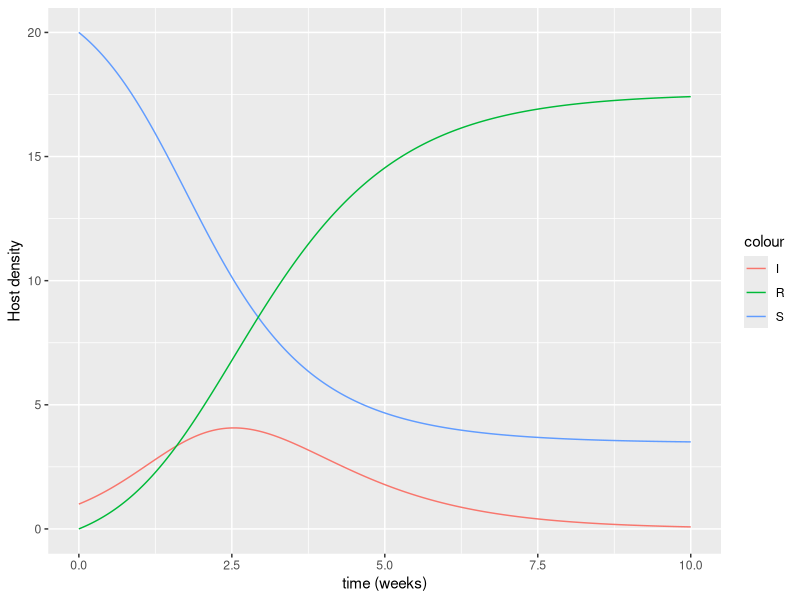
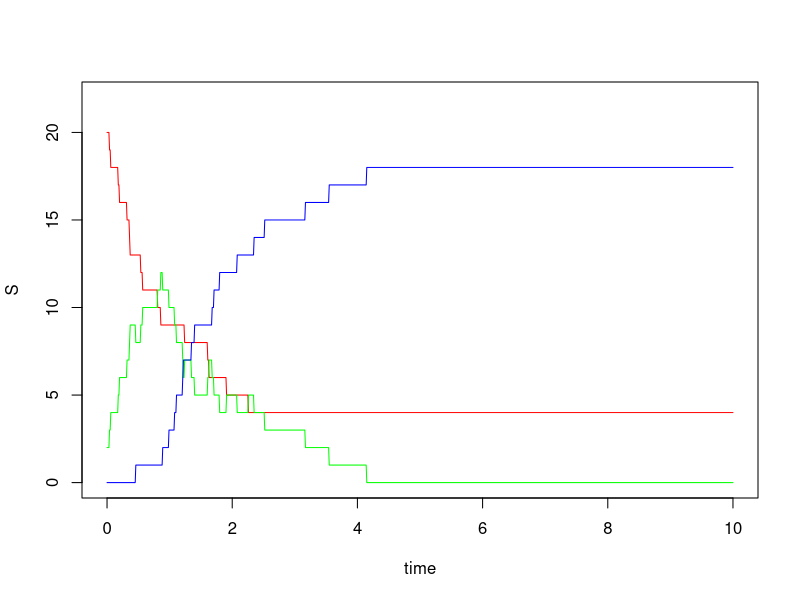
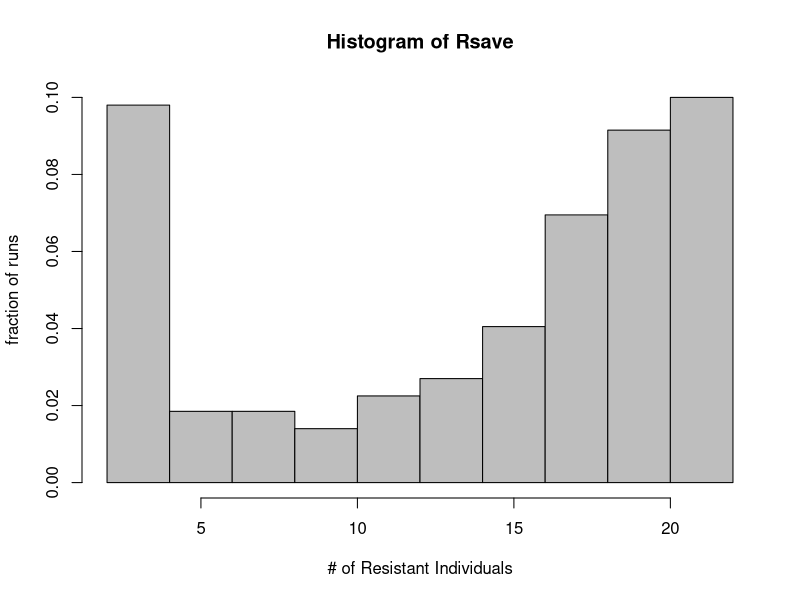
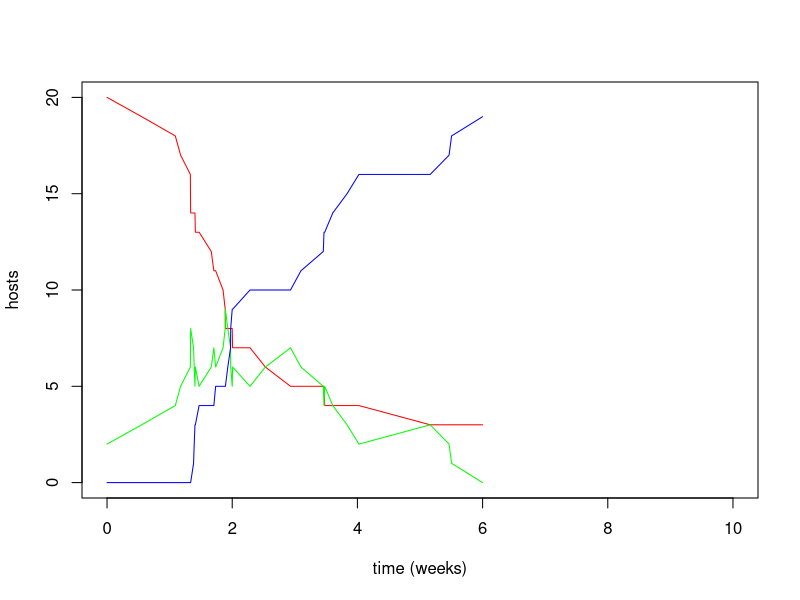
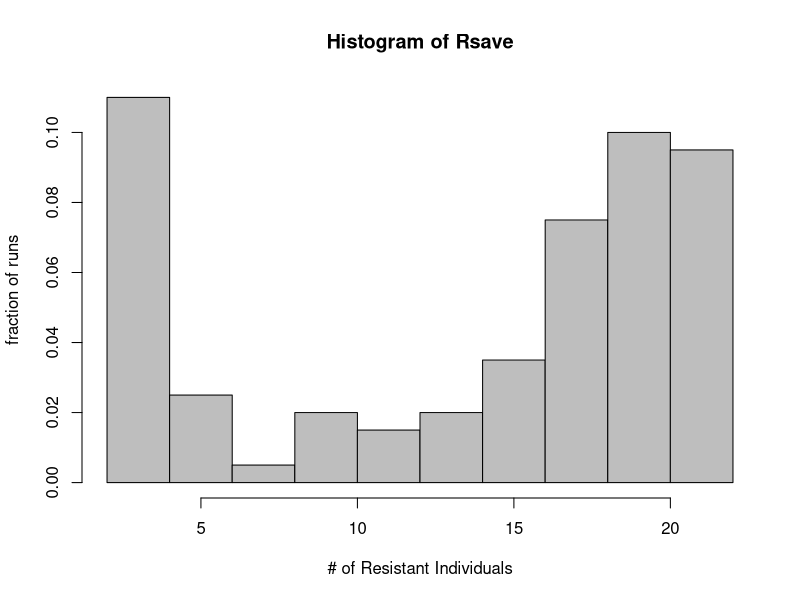

Here is the R script that generated these plots, in order:
## ---- chunk 1
library(deSolve)
library(ggplot2)

## ---- chunk 2
p=0.55
u=runif(1)
if (u<p) {
x=1
} else {
	x=2
}
x
## ---- chunk 3
p1 = 0.2
p2 = 0.3
u=runif(1)
if (u<p1) {
         #insert whatever code you want executed upon rolling a 1#
     x = 1
} else if (u<(p1+p2) ) {
         #insert whatever code you want executed upon rolling a 2#
     x = 2 
} else {
         #insert whatever code you want executed upon rolling a 3#
     x = 3
}
x
## ---- chunk 4

# ALL OF THE CODE FOR THE DENSITY-DEPENDENT MODEL

SIR.model <- function (t, x, params) {
  S = x[1]
  I = x[2]
  R = x[3]
  beta = params[1]
  gamma = params[2]
  
  dSdt = -beta*S*I
  dIdt = beta*S*I - gamma*I
  dRdt = gamma*I
  
 return(list(c(dSdt,dIdt,dRdt)))
}

S0 = 20 # Initial number of susceptibles
I0 = 1 # Initial number of infecteds
R0 = 0 # Initial number of recovered
initial_values = c(S=S0,I=I0,R=R0)

beta = 0.1 # per host per week
gamma = 1 # per week
parameters = c(beta,gamma)

times = seq(0, 10, by=0.01)

results = lsoda(initial_values, times, SIR.model, parameters)
colnames(results) = c("time", "S", "I","R")

# Plotting in ggplot
ggplot(data=NULL, aes(x=results[, "time"], y=results[, "S"], color="S")) + geom_line() +
    geom_line(data=NULL, aes(x=results[, "time"], y=results[, "I"], color="I")) + 
    geom_line(data=NULL, aes(x=results[, "time"], y=results[, "R"], color="R")) + 
  xlab("time (weeks)") + ylab("Host density")
## ---- chunk 5

#HIDE ME IF YOU DON'T WANT TO SEE THE ANSWER

# FOR METHOD 1: discrete stochastic simulation of SIR model

Tend = 10
dt = 0.01
time = seq(0,Tend,dt)

S0 = 20 # Initial number of susceptibles
I0 = 2 # Initial number of infecteds
R0 = 0 # Initial number of recovered

beta = 0.1 # per host per week
gamma = 1 # per week

S=numeric(length(time))
I=numeric(length(time))
R=numeric(length(time))

S[1] = S0
I[1] = I0
R[1] = R0

for (i in 1:(length(time)-1)) {
	p1 <- beta*S[i]*I[i]*dt  # probability of a transmission event
	p2 <- gamma*I[i]*dt    # probability of a recovery event
	u = runif(1)
     	if ( u<p1 ) { # a transmission event occurs
         S[i+1] = S[i] - 1
         I[i+1] = I[i] + 1
         R[i+1] = R[i]
     	} else if ( u<(p1+p2) ) { # a recovery event occurs
         S[i+1] = S[i] 
         I[i+1] = I[i] - 1
         R[i+1] = R[i] + 1
     	} else {  # no events happen in dt
         S[i+1] = S[i] 
         I[i+1] = I[i]
         R[i+1] = R[i]
	}
}
plot(time,S,type="l", col="red", ylim = c(0,S0+I0+R0), xlab = )
lines(time,I,type="l", col = "green")
lines(time,R,type="l", col = "blue")

## ---- chunk 6

#HIDE ME IF YOU DON'T WANT TO SEE THE ANSWER

# FOR METHOD 1: discrete stochastic simulation of SIR model

Nruns = 1000
Tend = 100
dt = 0.01
time = seq(0,Tend,dt)

S0 = 20 # Initial number of susceptibles
I0 = 2 # Initial number of infecteds
R0 = 0 # Initial number of recovered

beta = 0.1 # per host per week
gamma = 1 # per week

Ssave=numeric(Nruns)
Isave=numeric(Nruns)
Rsave=numeric(Nruns)

for (run in 1:Nruns) {

  #start each run at the initial conditions
S = S0
I = I0
R = R0

  for (i in 1:(length(time)-1)) {
	  p1 <- beta*S*I*dt  # probability of a transmission event
	  p2 <- gamma*I*dt    # probability of a recovery event
	  u = runif(1)
    if ( u<p1 ) { # a transmission event occurs
         S = S - 1
         I = I + 1
         R = R
     } else if ( u<(p1+p2) ) { # a recovery event occurs
         S = S 
         I = I - 1
         R = R + 1
     } else {  # no events happen in dt
         S = S 
         I = I
         R = R
     }
	  } # end for (i in 1:(length(time)-1))
# at the end of each run, save only the final value
Ssave[run]=S
Isave[run]=I
Rsave[run]=R
} # end for (run in 1:Nruns) 

hist(Rsave, freq = FALSE, col = "grey", xlab = "# of Resistant Individuals", ylab = "fraction of runs")

## ---- chunk 7
#HIDE ME IF YOU DON'T WANT TO SEE THE ANSWER

# Method 2: Gillespie Algorithm

Tend = 10
t = 0

S = 20 # Initial number of susceptibles
I = 2 # Initial number of infecteds
R = 0 # Initial number of recovered

beta = 0.1 # per host per week
gamma = 1 # per week

Ssave = numeric(0)
Isave = numeric(0)
Rsave = numeric(0)
Tsave = numeric(0)

Ssave[1] = S
Isave[1] = I
Rsave[1] = R
Tsave[1] = 0

i=1
while ((t<Tend) & (I>0)) {
	i=i+1
	a1 = beta*S*I
	a2 = gamma*I
	atot = a1+a2
	
	u1 = runif(1)
	u2 = runif(1)
	
	tau<-log(1/u1)/atot
	t<-t+tau

  if ( u2<(a1/atot) ) {
     	  S = S - 1
     	  I = I + 1
  } 
  else {
     	  I = I - 1
     	  R = R + 1
  }
Ssave[i]<-S
Isave[i]<-I
Rsave[i]<-R
Tsave[i]<-t
}

plot(Tsave,Ssave,type="l", col = "red", xlab = "time (weeks)", ylab = "hosts", xlim = c(0,Tend), ylim = c(0,max(Ssave)))
lines(Tsave,Isave,type="l", col="green")
lines(Tsave,Rsave,type="l", col="blue")

## ---- chunk 8
#HIDE ME IF YOU DON'T WANT TO SEE THE ANSWER

# Method 2: Gillespie Algorithm

Nruns = 100
Tend = 100

beta = 0.1 # per host per week
gamma = 1 # per week

Ssave = numeric(Nruns)
Isave = numeric(Nruns)
Rsave = numeric(Nruns)
Tsave = numeric(Nruns)

for (run in 1:Nruns) {

  t = 0

  S = 20 # Initial number of susceptibles
  I = 2 # Initial number of infecteds
  R = 0 # Initial number of recovered

  while ((t<Tend) & (I>0)) {
  	a1 = beta*S*I
	  a2 = gamma*I
	  atot = a1+a2
	
	  u1 = runif(1)
	  u2 = runif(1)
	
	  tau<-log(1/u1)/atot
	  t<-t+tau

    if ( u2<(a1/atot) ) {
     	  S = S - 1
     	  I = I + 1
    } 
    else {
     	  I = I - 1
     	  R = R + 1
    }
} # end while()
Ssave[run]<-S
Isave[run]<-I
Rsave[run]<-R
Tsave[run]<-t
} #end for (run in 1:Nruns) 

hist(Rsave, freq = FALSE, col = "grey", xlab = "# of Resistant Individuals", ylab = "fraction of runs")
